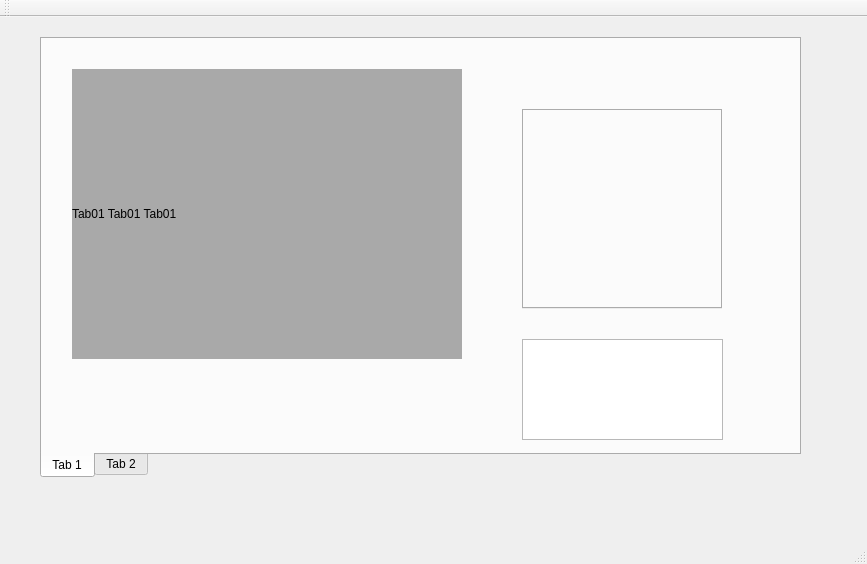
<?xml version="1.0" encoding="UTF-8"?>
<ui version="4.0">
 <class>qtModuleClass</class>
 <widget class="QMainWindow" name="qtModuleClass">
  <property name="geometry">
   <rect>
    <x>0</x>
    <y>0</y>
    <width>867</width>
    <height>564</height>
   </rect>
  </property>
  <property name="windowTitle">
   <string>qtModule</string>
  </property>
  <widget class="QWidget" name="centralWidget">
   <widget class="QTabWidget" name="tabWidget">
    <property name="geometry">
     <rect>
      <x>40</x>
      <y>20</y>
      <width>761</width>
      <height>441</height>
     </rect>
    </property>
    <property name="tabPosition">
     <enum>QTabWidget::South</enum>
    </property>
    <property name="currentIndex">
     <number>0</number>
    </property>
    <widget class="QWidget" name="tab">
     <attribute name="title">
      <string>Tab 1</string>
     </attribute>
     <widget class="QTabWidget" name="tabWidget_2">
      <property name="geometry">
       <rect>
        <x>480</x>
        <y>70</y>
        <width>200</width>
        <height>200</height>
       </rect>
      </property>
     </widget>
     <widget class="QLabel" name="label">
      <property name="geometry">
       <rect>
        <x>30</x>
        <y>30</y>
        <width>390</width>
        <height>290</height>
       </rect>
      </property>
      <property name="styleSheet">
       <string notr="true">background-color: rgb(169, 169, 169);</string>
      </property>
      <property name="text">
       <string>Tab01 Tab01 Tab01</string>
      </property>
     </widget>
     <widget class="QLabel" name="label_2">
      <property name="geometry">
       <rect>
        <x>30</x>
        <y>30</y>
        <width>390</width>
        <height>290</height>
       </rect>
      </property>
      <property name="styleSheet">
       <string notr="true">background-color: rgb(170, 255, 255);</string>
      </property>
      <property name="text">
       <string>Tab02 Tab02 Tab02</string>
      </property>
     </widget>
     <widget class="QTextBrowser" name="textBrowser">
      <property name="geometry">
       <rect>
        <x>480</x>
        <y>300</y>
        <width>201</width>
        <height>101</height>
       </rect>
      </property>
     </widget>
     <zorder>label_2</zorder>
     <zorder>tabWidget_2</zorder>
     <zorder>label</zorder>
     <zorder>textBrowser</zorder>
    </widget>
    <widget class="QWidget" name="tab_2">
     <attribute name="title">
      <string>Tab 2</string>
     </attribute>
    </widget>
   </widget>
  </widget>
  <widget class="QMenuBar" name="menuBar">
   <property name="geometry">
    <rect>
     <x>0</x>
     <y>0</y>
     <width>867</width>
     <height>29</height>
    </rect>
   </property>
  </widget>
  <widget class="QToolBar" name="mainToolBar">
   <attribute name="toolBarArea">
    <enum>TopToolBarArea</enum>
   </attribute>
   <attribute name="toolBarBreak">
    <bool>false</bool>
   </attribute>
  </widget>
  <widget class="QStatusBar" name="statusBar"/>
 </widget>
 <layoutdefault spacing="6" margin="11"/>
 <resources>
  <include location="qtmodule.qrc"/>
 </resources>
 <connections/>
</ui>
